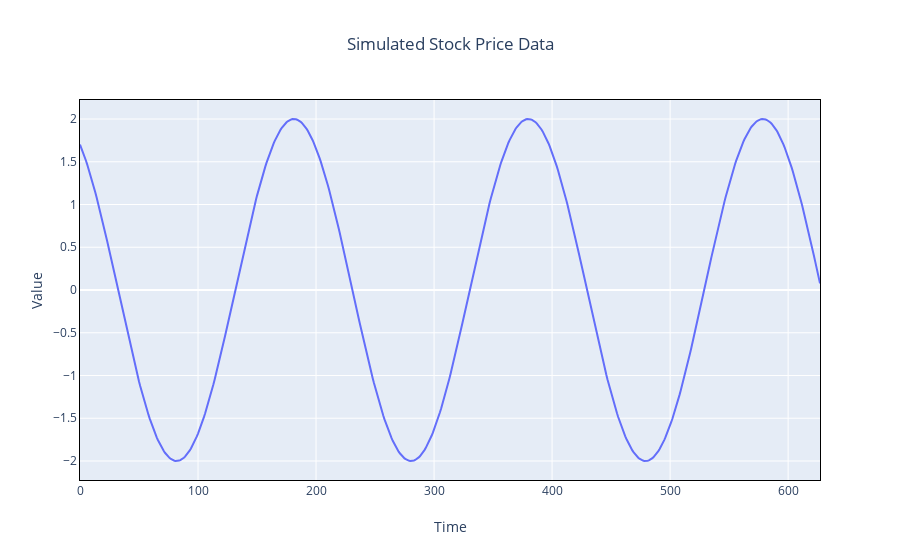

The notebook cell saved with this chart:
### Code cell
gen = mygen()

time_series=[]
stock_series=[]
for i in range(628):
    z = next(gen)
    time_series.append(i)
    stock_series.append(z[15])

df = pd.DataFrame({'dateindex': time_series, 'stock': stock_series})

make_figure(df['dateindex'], df['stock'],
            title='Simulated Stock Price Data',
            xtitle='Time',
            ytitle='Value'
           )

### Figure 1 — Plotly figure (JSON) as saved in the notebook; plotly's stock layout.template omitted (floating-point values rounded to 4 significant figures; data arrays with more than 128 entries replaced by an {"elided": "..."} marker saying what was removed)
{"data": [{"type": "scatter", "x": {"elided": "628 int values"}, "y": {"elided": "628 float values"}}], "layout": {"showlegend": false, "title": {"text": "Simulated Stock Price Data", "x": 0.5, "xanchor": "center"}, "xaxis": {"linecolor": "black", "linewidth": 1, "mirror": true, "title": {"text": "Time"}}, "yaxis": {"linecolor": "black", "linewidth": 1, "mirror": true, "title": {"text": "Value"}}}}
